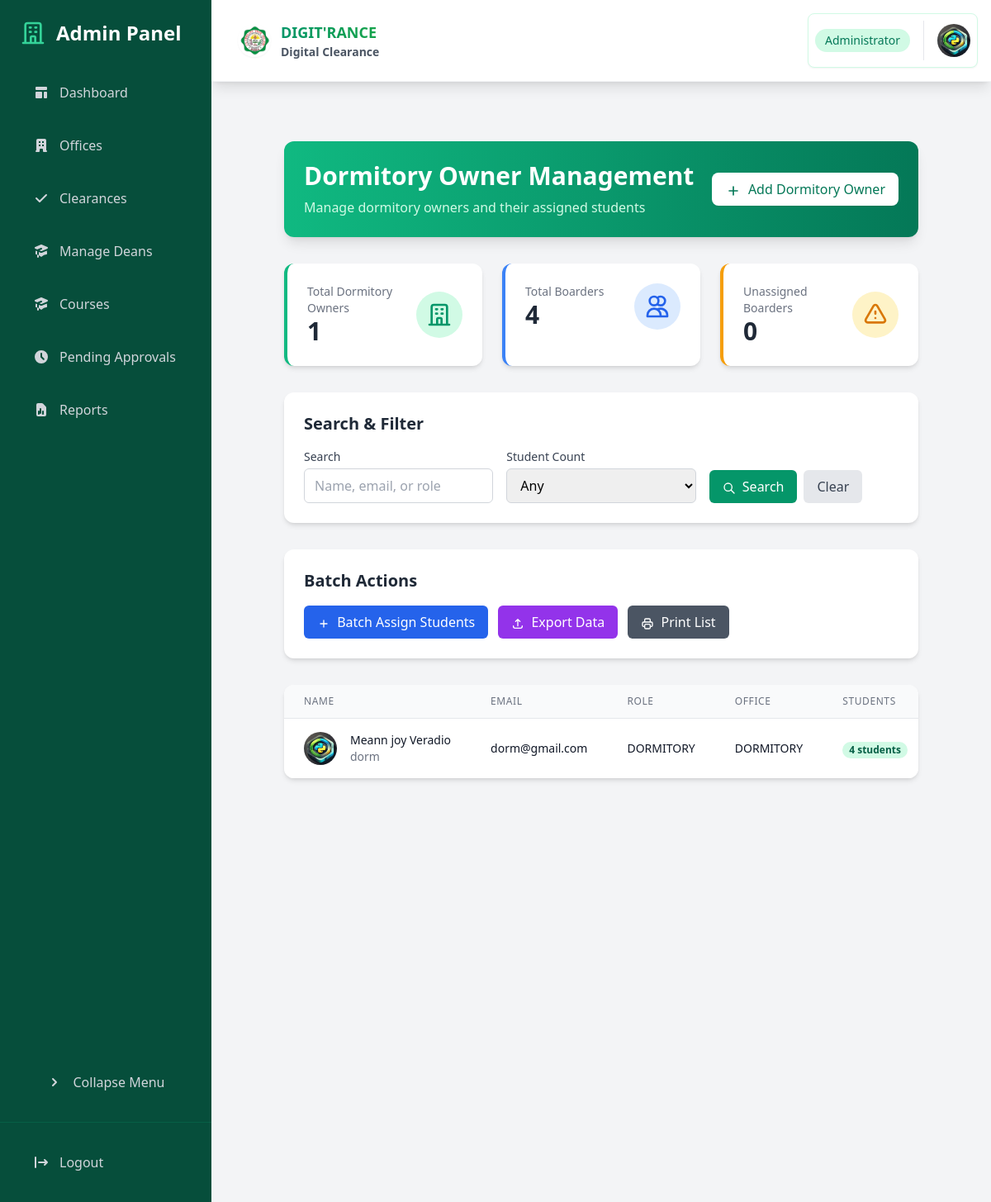
The page /dashboard/admin/dormitory-owners/ (signed in) on the database its author committed.
### core/models.py (models this page shows, shortened)
class Staff(models.Model):
    user = models.OneToOneField(User, on_delete=models.CASCADE)
    office = models.ForeignKey(Office, on_delete=models.CASCADE, related_name='staff')
    role = models.CharField(max_length=100)
    is_dormitory_owner = models.BooleanField(default=False)
    profile_picture = models.ImageField(upload_to='staff_profiles/', null=True, blank=True)
    def get_profile_picture_url(self):
        return self.profile_picture.url if self.profile_picture else static('img/default-profile.png')
    def get_full_name(self):
        return self.user.get_full_name()

class Office(models.Model):
    OFFICE_TYPES = [
        ('SET', 'SET'),
        ('STE', 'STE'),
        ('SOCJE', 'SOCJE'),
        ('SAFES', 'SAFES'),
        ('SSB SET', 'SSB SET'),
        ('SSB STE', 'SSB STE'),
        ('SSB SOCJE', 'SSB SOCJE'),
        ('SSB SAFES', 'SSB SAFES'),
        ('OTHER', 'OTHER'),
    ]
    name = models.CharField(max_length=255, unique=True)
    office_type = models.CharField(max_length=50, choices=OFFICE_TYPES, default='OTHER')
    affiliated_dean = models.ForeignKey(Dean, on_delete=models.SET_NULL, null=True, blank=True)
    description = models.TextField(blank=True, null=True)
    location = models.CharField(max_length=255, blank=True, null=True)
    contact_number = models.CharField(max_length=50, blank=True, null=True)
    email = models.EmailField(blank=True, null=True)
    created_at = models.DateTimeField(auto_now_add=True)

### core/views.py (the view, shortened to what this page needs)
# urls.py: path('dashboard/admin/dormitory-owners/', views.admin_dormitory_owners, name='admin_dormitory_owners'),
@login_required
@user_passes_test(lambda u: u.is_superuser)
def admin_dormitory_owners(request):
    dormitory_owners = Staff.objects.filter(is_dormitory_owner=True).select_related('user', 'office')
    for owner in dormitory_owners:
        owner.student_count = Student.objects.filter(dormitory_owner=owner).count()
    staff_user_ids = Staff.objects.values_list('user_id', flat=True)
    available_users = User.objects.exclude(id__in=staff_user_ids).filter(is_active=True)
    return render(request, 'admin/dormitory_owners.html', {
        'dormitory_owners': dormitory_owners,
        'available_users': available_users,
        'total_boarders': Student.objects.filter(is_boarder=True).count(),
        'total_dormitory_owners': dormitory_owners.count(),
        'unassigned_boarders': Student.objects.filter(is_boarder=True, dormitory_owner=None).count()
    })

### core/models.py (called while the page is built)
    def get_profile_picture_url(self):
        return self.profile_picture.url if self.profile_picture else static('img/default-profile.png')

### templates/admin/dormitory_owners.html (shortened to what this page needs)
{% extends 'admin/base_admin.html' %}
{% block admin_content %}
<div class="p-6 space-y-8">
    <div class="mb-8 bg-gradient-to-r from-emerald-500 to-emerald-700 p-6 rounded-xl shadow-lg text-white">
        <div class="flex justify-between items-center">
            <div>
                <h1 class="text-3xl font-bold">Dormitory Owner Management</h1>
                <p class="mt-2 text-emerald-100">Manage dormitory owners and their assigned students</p>
            </div>
            <button onclick="openAddModal()"
                    class="px-4 py-2 bg-white text-emerald-700 rounded-lg hover:bg-emerald-50 transition-colors duration-200 font-medium shadow-sm">
                <svg class="w-5 h-5 inline-block mr-1" fill="none" stroke="currentColor" viewBox="0 0 24 24">
                    <path stroke-linecap="round" stroke-linejoin="round" stroke-width="2" d="M12 6v6m0 0v6m0-6h6m-6 0H6"/>
                </svg>
                Add Dormitory Owner
            </button>
        </div>
    </div>
    {% include 'components/dormitory_owners/stats_cards.html' %}
    <div class="bg-white rounded-xl shadow-md p-6 mb-8">
        <h2 class="text-xl font-semibold text-gray-800 mb-4">Search & Filter</h2>
        <form id="searchForm" class="grid grid-cols-1 md:grid-cols-3 gap-4" method="GET">
            <div>
                <label for="search" class="block text-sm font-medium text-gray-700 mb-1">Search</label>
                <input type="text" id="search" name="search" value="{{ request.GET.search }}"
                       placeholder="Name, email, or role"
                       class="w-full px-3 py-2 border border-gray-300 rounded-md focus:outline-none focus:ring-emerald-500 focus:border-emerald-500">
            </div>
            <div>
                <label for="student_count" class="block text-sm font-medium text-gray-700 mb-1">Student Count</label>
                <select id="student_count" name="student_count" class="w-full px-3 py-2 border border-gray-300 rounded-md focus:outline-none focus:ring-emerald-500 focus:border-emerald-500">
                    <option value="">Any</option>
                </select>
            </div>
            <div class="flex items-end">
                <button type="submit" class="px-4 py-2 bg-emerald-600 text-white rounded-md hover:bg-emerald-700 focus:outline-none focus:ring-2 focus:ring-emerald-500 mr-2">
                    <svg class="w-4 h-4 inline-block mr-1" fill="none" stroke="currentColor" viewBox="0 0 24 24">
                        <path stroke-linecap="round" stroke-linejoin="round" stroke-width="2" d="M21 21l-6-6m2-5a7 7 0 11-14 0 7 7 0 0114 0z"/>
                    </svg>
                    Search
                </button>
                <a href="{% url 'admin_dormitory_owners' %}" class="px-4 py-2 bg-gray-200 text-gray-700 rounded-md hover:bg-gray-300 focus:outline-none focus:ring-2 focus:ring-gray-500">
                    Clear
                </a>
            </div>
        </form>
    </div>
    <div class="bg-white rounded-xl shadow-md p-6 mb-8">
        <h2 class="text-xl font-semibold text-gray-800 mb-4">Batch Actions</h2>
        <div class="flex flex-wrap gap-3">
            <button onclick="openBatchAssignModal()" class="px-4 py-2 bg-blue-600 text-white rounded-md hover:bg-blue-700 focus:outline-none focus:ring-2 focus:ring-blue-500">
                <svg class="w-4 h-4 inline-block mr-1" fill="none" stroke="currentColor" viewBox="0 0 24 24">
                    <path stroke-linecap="round" stroke-linejoin="round" stroke-width="2" d="M12 6v6m0 0v6m0-6h6m-6 0H6"/>
                </svg>
                Batch Assign Students
            </button>
            <button onclick="openBatchExportModal()" class="px-4 py-2 bg-purple-600 text-white rounded-md hover:bg-purple-700 focus:outline-none focus:ring-2 focus:ring-purple-500">
                <svg class="w-4 h-4 inline-block mr-1" fill="none" stroke="currentColor" viewBox="0 0 24 24">
                    <path stroke-linecap="round" stroke-linejoin="round" stroke-width="2" d="M4 16v1a3 3 0 003 3h10a3 3 0 003-3v-1m-4-8l-4-4m0 0L8 8m4-4v12"/>
                </svg>
                Export Data
            </button>
            <button onclick="printDormitoryOwnersList()" class="px-4 py-2 bg-gray-600 text-white rounded-md hover:bg-gray-700 focus:outline-none focus:ring-2 focus:ring-gray-500">
                Print List
            </button>
        </div>
    </div>
    {% include 'components/dormitory_owners/owners_list.html' %}
</div>
{% endblock %}

### templates/components/dormitory_owners/owners_list.html (shortened to what this page needs)
<div class="bg-white rounded-xl shadow-md overflow-hidden">
    {% if dormitory_owners %}
    <div class="overflow-x-auto">
        <table class="min-w-full divide-y divide-gray-200">
            <thead class="bg-gray-50">
                <tr>
                    <th scope="col" class="px-6 py-3 text-left text-xs font-medium text-gray-500 uppercase tracking-wider">Name</th>
                    <th scope="col" class="px-6 py-3 text-left text-xs font-medium text-gray-500 uppercase tracking-wider">Email</th>
                    <th scope="col" class="px-6 py-3 text-left text-xs font-medium text-gray-500 uppercase tracking-wider">Role</th>
                    <th scope="col" class="px-6 py-3 text-left text-xs font-medium text-gray-500 uppercase tracking-wider">Office</th>
                    <th scope="col" class="px-6 py-3 text-left text-xs font-medium text-gray-500 uppercase tracking-wider">Students</th>
                </tr>
            </thead>
            <tbody class="bg-white divide-y divide-gray-200">
                {% for owner in dormitory_owners %}
                <tr class="hover:bg-gray-50">
                    <td class="px-6 py-4 whitespace-nowrap">
                        <div class="flex items-center">
                            <div class="flex-shrink-0 h-10 w-10">
                                <img class="h-10 w-10 rounded-full object-cover" src="{{ owner.get_profile_picture_url }}" alt="{{ owner.get_full_name }}">
                            </div>
                            <div class="ml-4">
                                <div class="text-sm font-medium text-gray-900">{{ owner.get_full_name }}</div>
                                <div class="text-sm text-gray-500">{{ owner.user.username }}</div>
                            </div>
                        </div>
                    </td>
                    <td class="px-6 py-4 whitespace-nowrap">
                        <div class="text-sm text-gray-900">{{ owner.user.email }}</div>
                    </td>
                    <td class="px-6 py-4 whitespace-nowrap">
                        <div class="text-sm text-gray-900">{{ owner.role }}</div>
                    </td>
                    <td class="px-6 py-4 whitespace-nowrap">
                        <div class="text-sm text-gray-900">{{ owner.office.name }}</div>
                    </td>
                    <td class="px-6 py-4 whitespace-nowrap">
                        <span class="px-2 inline-flex text-xs leading-5 font-semibold rounded-full bg-emerald-100 text-emerald-800">
                            {{ owner.student_count }} students
                        </span>
                    </td>
                </tr>
                {% endfor %}
            </tbody>
        </table>
    </div>
    {% else %}
    <div class="p-6 text-center">
        <p class="text-gray-500">No dormitory owners found. Click "Add Dormitory Owner" to create one.</p>
    </div>
    {% endif %}
</div>

### rows shown on the page
Staff: get_full_name "Meann joy Veradio", user.username "dorm", user.email "dorm@gmail.com", role "DORMITORY", office.name "DORMITORY", student_count "4"

### other values the page prints
{{ total_dormitory_owners }} "1"
{{ total_boarders }} "4"
{{ unassigned_boarders }} "0"
